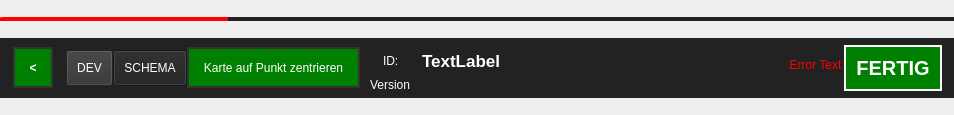
<?xml version="1.0" encoding="UTF-8"?>
<ui version="4.0">
 <class>lfbSaveBar</class>
 <widget class="QWidget" name="lfbSaveBar">
  <property name="geometry">
   <rect>
    <x>0</x>
    <y>0</y>
    <width>954</width>
    <height>115</height>
   </rect>
  </property>
  <property name="sizePolicy">
   <sizepolicy hsizetype="MinimumExpanding" vsizetype="MinimumExpanding">
    <horstretch>0</horstretch>
    <verstretch>0</verstretch>
   </sizepolicy>
  </property>
  <property name="windowTitle">
   <string>Form</string>
  </property>
  <property name="styleSheet">
   <string notr="true">Qwidget#lfbSaveBar{
	background-color: #222;
	color: #fff;
}</string>
  </property>
  <layout class="QGridLayout" name="gridLayout">
   <property name="leftMargin">
    <number>0</number>
   </property>
   <property name="topMargin">
    <number>0</number>
   </property>
   <property name="rightMargin">
    <number>0</number>
   </property>
   <property name="bottomMargin">
    <number>0</number>
   </property>
   <property name="spacing">
    <number>0</number>
   </property>
   <item row="1" column="0">
    <widget class="QProgressBar" name="lfbProgressBar">
     <property name="sizePolicy">
      <sizepolicy hsizetype="Expanding" vsizetype="Fixed">
       <horstretch>0</horstretch>
       <verstretch>0</verstretch>
      </sizepolicy>
     </property>
     <property name="minimumSize">
      <size>
       <width>0</width>
       <height>2</height>
      </size>
     </property>
     <property name="font">
      <font>
       <pointsize>1</pointsize>
      </font>
     </property>
     <property name="autoFillBackground">
      <bool>false</bool>
     </property>
     <property name="styleSheet">
      <string notr="true">QProgressBar::chunk{
	background-color: red;
	
}
QProgressBar{
	color:transparent;
	border:none;
	margin:0;
	height:2px;
	background-color: #222;
	color: #fff;
}</string>
     </property>
     <property name="value">
      <number>24</number>
     </property>
    </widget>
   </item>
   <item row="2" column="0">
    <widget class="QWidget" name="lfbActionRow" native="true">
     <property name="sizePolicy">
      <sizepolicy hsizetype="MinimumExpanding" vsizetype="Fixed">
       <horstretch>0</horstretch>
       <verstretch>0</verstretch>
      </sizepolicy>
     </property>
     <property name="minimumSize">
      <size>
       <width>0</width>
       <height>0</height>
      </size>
     </property>
     <property name="maximumSize">
      <size>
       <width>16777215</width>
       <height>60</height>
      </size>
     </property>
     <property name="autoFillBackground">
      <bool>false</bool>
     </property>
     <property name="styleSheet">
      <string notr="true">QWidget{
	background-color: #222;
	color: #fff;
	padding:10px;
	margin:0px;
}</string>
     </property>
     <layout class="QHBoxLayout" name="lfbsabeLayout">
      <property name="spacing">
       <number>0</number>
      </property>
      <property name="leftMargin">
       <number>0</number>
      </property>
      <property name="topMargin">
       <number>5</number>
      </property>
      <property name="rightMargin">
       <number>0</number>
      </property>
      <property name="bottomMargin">
       <number>5</number>
      </property>
      <item>
       <spacer name="horizontalSpacer_4">
        <property name="orientation">
         <enum>Qt::Horizontal</enum>
        </property>
        <property name="sizeType">
         <enum>QSizePolicy::Fixed</enum>
        </property>
        <property name="sizeHint" stdset="0">
         <size>
          <width>10</width>
          <height>20</height>
         </size>
        </property>
       </spacer>
      </item>
      <item>
       <widget class="QToolButton" name="lfbHomeBtn">
        <property name="font">
         <font>
          <weight>75</weight>
          <bold>true</bold>
         </font>
        </property>
        <property name="cursor">
         <cursorShape>PointingHandCursor</cursorShape>
        </property>
        <property name="styleSheet">
         <string notr="true">QToolButton{
	border: 2px solid #333;
	color: #555;
	margin: 3px;
}
QToolButton:enabled{
	background-color: green;
	color: #fff;
}</string>
        </property>
        <property name="text">
         <string>&lt;</string>
        </property>
       </widget>
      </item>
      <item>
       <spacer name="horizontalSpacer_3">
        <property name="orientation">
         <enum>Qt::Horizontal</enum>
        </property>
        <property name="sizeType">
         <enum>QSizePolicy::Fixed</enum>
        </property>
        <property name="sizeHint" stdset="0">
         <size>
          <width>10</width>
          <height>20</height>
         </size>
        </property>
       </spacer>
      </item>
      <item>
       <widget class="QPushButton" name="lfbDevBtn">
        <property name="cursor">
         <cursorShape>PointingHandCursor</cursorShape>
        </property>
        <property name="styleSheet">
         <string notr="true">color: #fff;
background-color: #333;</string>
        </property>
        <property name="text">
         <string>DEV</string>
        </property>
       </widget>
      </item>
      <item>
       <widget class="QPushButton" name="lfbSchemaBtn">
        <property name="text">
         <string>SCHEMA</string>
        </property>
       </widget>
      </item>
      <item>
       <widget class="QToolButton" name="lfbFokusFeature">
        <property name="styleSheet">
         <string notr="true">QToolButton{
	border: 2px solid #333;
	color: #555;
}
QToolButton:enabled{
	background-color: green;
	color: #fff;
}</string>
        </property>
        <property name="text">
         <string>Karte auf Punkt zentrieren</string>
        </property>
       </widget>
      </item>
      <item>
       <spacer name="horizontalSpacer_2">
        <property name="orientation">
         <enum>Qt::Horizontal</enum>
        </property>
        <property name="sizeType">
         <enum>QSizePolicy::Fixed</enum>
        </property>
        <property name="sizeHint" stdset="0">
         <size>
          <width>10</width>
          <height>20</height>
         </size>
        </property>
       </spacer>
      </item>
      <item>
       <layout class="QVBoxLayout" name="verticalLayout_2">
        <property name="spacing">
         <number>0</number>
        </property>
        <property name="leftMargin">
         <number>0</number>
        </property>
        <item>
         <spacer name="verticalSpacer_2">
          <property name="orientation">
           <enum>Qt::Vertical</enum>
          </property>
          <property name="sizeHint" stdset="0">
           <size>
            <width>20</width>
            <height>40</height>
           </size>
          </property>
         </spacer>
        </item>
        <item>
         <layout class="QHBoxLayout" name="horizontalLayout">
          <property name="spacing">
           <number>10</number>
          </property>
          <property name="leftMargin">
           <number>0</number>
          </property>
          <property name="topMargin">
           <number>0</number>
          </property>
          <item>
           <widget class="QLabel" name="label">
            <property name="sizePolicy">
             <sizepolicy hsizetype="Preferred" vsizetype="Fixed">
              <horstretch>0</horstretch>
              <verstretch>0</verstretch>
             </sizepolicy>
            </property>
            <property name="text">
             <string>ID:</string>
            </property>
            <property name="alignment">
             <set>Qt::AlignLeading|Qt::AlignLeft|Qt::AlignVCenter</set>
            </property>
           </widget>
          </item>
          <item>
           <widget class="QLabel" name="lfbId">
            <property name="sizePolicy">
             <sizepolicy hsizetype="Preferred" vsizetype="Fixed">
              <horstretch>0</horstretch>
              <verstretch>0</verstretch>
             </sizepolicy>
            </property>
            <property name="font">
             <font>
              <pointsize>13</pointsize>
              <weight>75</weight>
              <bold>true</bold>
             </font>
            </property>
            <property name="styleSheet">
             <string notr="true">padding:0;</string>
            </property>
            <property name="text">
             <string>TextLabel</string>
            </property>
           </widget>
          </item>
         </layout>
        </item>
        <item>
         <widget class="QLabel" name="lfbPluginVersion">
          <property name="sizePolicy">
           <sizepolicy hsizetype="Preferred" vsizetype="Fixed">
            <horstretch>0</horstretch>
            <verstretch>0</verstretch>
           </sizepolicy>
          </property>
          <property name="styleSheet">
           <string notr="true">padding:0;</string>
          </property>
          <property name="text">
           <string>Version</string>
          </property>
         </widget>
        </item>
        <item>
         <spacer name="verticalSpacer">
          <property name="orientation">
           <enum>Qt::Vertical</enum>
          </property>
          <property name="sizeHint" stdset="0">
           <size>
            <width>20</width>
            <height>40</height>
           </size>
          </property>
         </spacer>
        </item>
       </layout>
      </item>
      <item>
       <spacer name="horizontalSpacer">
        <property name="font">
         <font>
          <pointsize>10</pointsize>
         </font>
        </property>
        <property name="orientation">
         <enum>Qt::Horizontal</enum>
        </property>
        <property name="sizeHint" stdset="0">
         <size>
          <width>40</width>
          <height>20</height>
         </size>
        </property>
       </spacer>
      </item>
      <item>
       <layout class="QHBoxLayout" name="lfbErrorsLayout"/>
      </item>
      <item>
       <widget class="QPushButton" name="lfbErrorDialogBtn">
        <property name="cursor">
         <cursorShape>PointingHandCursor</cursorShape>
        </property>
        <property name="styleSheet">
         <string notr="true">color: red;
margin:5px 0 10px;
padding:0;
border:none;
background: transparent;</string>
        </property>
        <property name="text">
         <string>Error Text</string>
        </property>
       </widget>
      </item>
      <item>
       <widget class="QPushButton" name="lfbSaveBtn">
        <property name="font">
         <font>
          <pointsize>15</pointsize>
          <weight>75</weight>
          <bold>true</bold>
         </font>
        </property>
        <property name="cursor">
         <cursorShape>PointingHandCursor</cursorShape>
        </property>
        <property name="styleSheet">
         <string notr="true">QPushButton{
	border: 2px solid #333;
	color: #555;
	margin: 2px;
}
QPushButton:enabled{
	border: 2px solid #fff;
	background-color: green;
	color: #fff;
}</string>
        </property>
        <property name="text">
         <string>FERTIG</string>
        </property>
       </widget>
      </item>
      <item>
       <spacer name="horizontalSpacer_5">
        <property name="orientation">
         <enum>Qt::Horizontal</enum>
        </property>
        <property name="sizeType">
         <enum>QSizePolicy::Fixed</enum>
        </property>
        <property name="sizeHint" stdset="0">
         <size>
          <width>10</width>
          <height>20</height>
         </size>
        </property>
       </spacer>
      </item>
     </layout>
    </widget>
   </item>
  </layout>
 </widget>
 <resources/>
 <connections/>
</ui>
